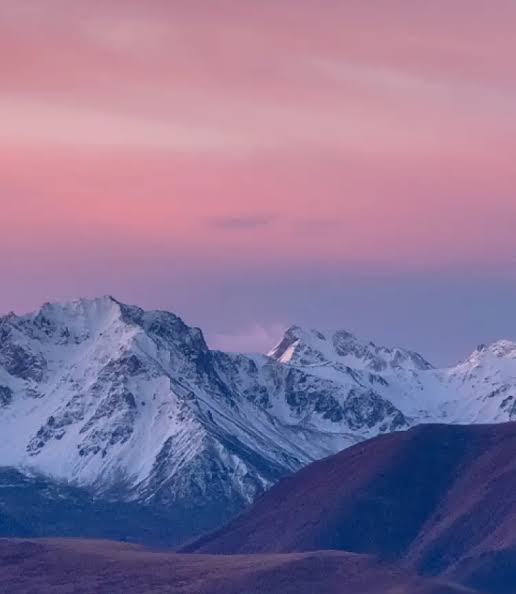
#> input picture LAB/Input/ex17.jpg, 516 x 594 px, found by its file name
$ python e17.py   (older library calls are emulated)
#> lines starting #> are read from the running program, lines starting #| are printed output that depends on the picture
import cv2
import matplotlib.pyplot as plt

img = cv2.imread("./Input/ex17.jpg", 0)
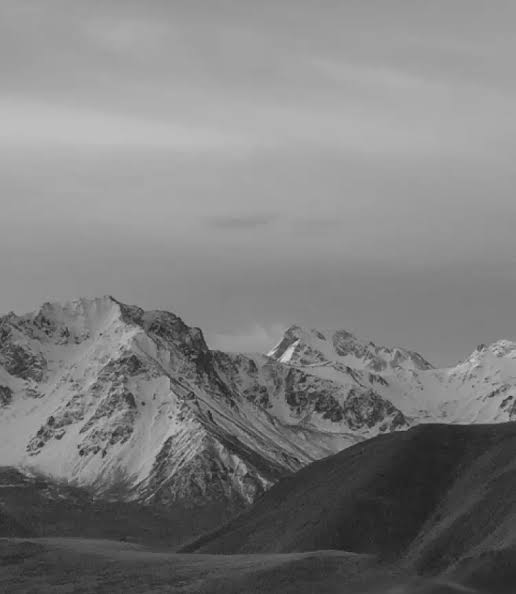
#> img: shape (594, 516); min 31, max 217, mean 126

sobel_x = cv2.Sobel(img, cv2.CV_64F, 1, 0, ksize=3)
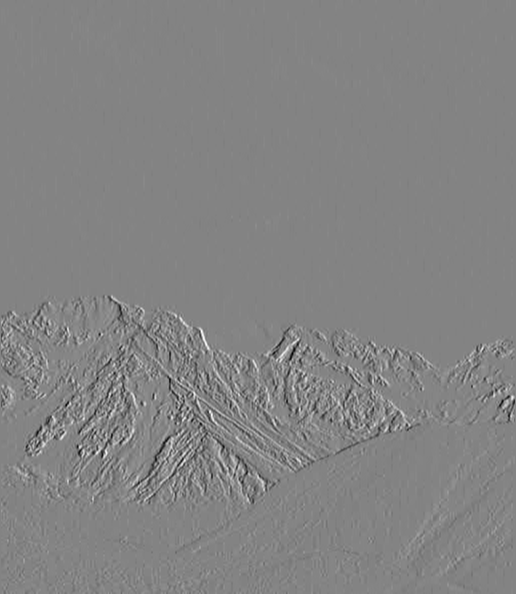
#> sobel_x: shape (594, 516) float64; min -355, max 332, mean -0.1; drawn with min black and max white
sobel_x = cv2.convertScaleAbs(sobel_x)
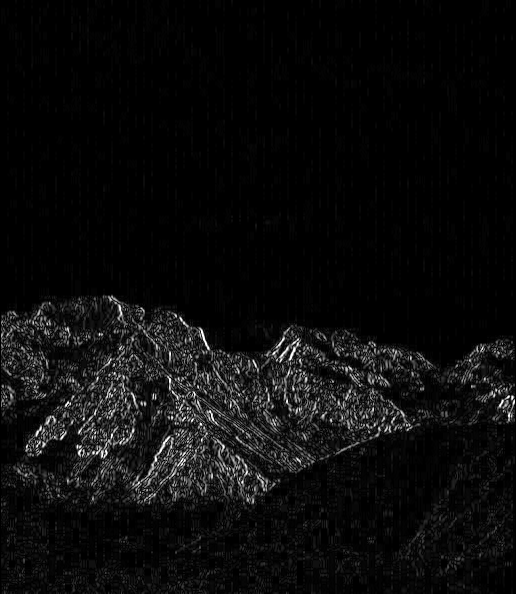
#> sobel_x: shape (594, 516); min 0, max 255, mean 12.1

plt.imshow(sobel_x, cmap="gray")
plt.title("Sobel X")
plt.axis("off")
plt.show()

$ run again, with LAB/Input/ex1.jpg copied over LAB/Input/ex17.jpg
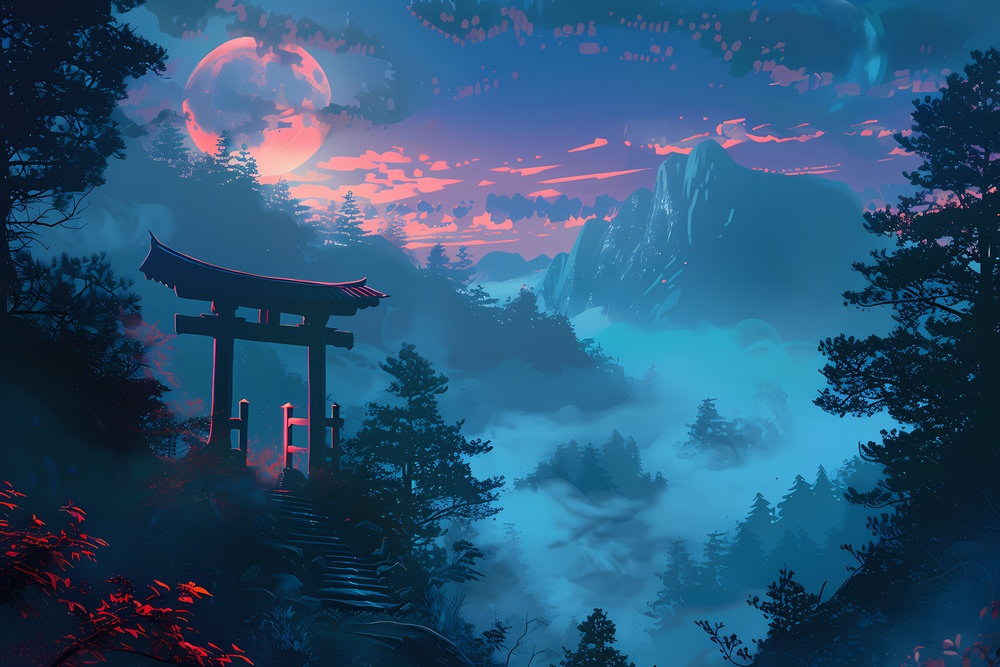
#> input picture LAB/Input/ex1.jpg, 1000 x 667 px, shrunk from 5376 x 3584 before the run, found by its file name
#> `img = cv2.imread("./Input/ex17.jpg", 0)`:
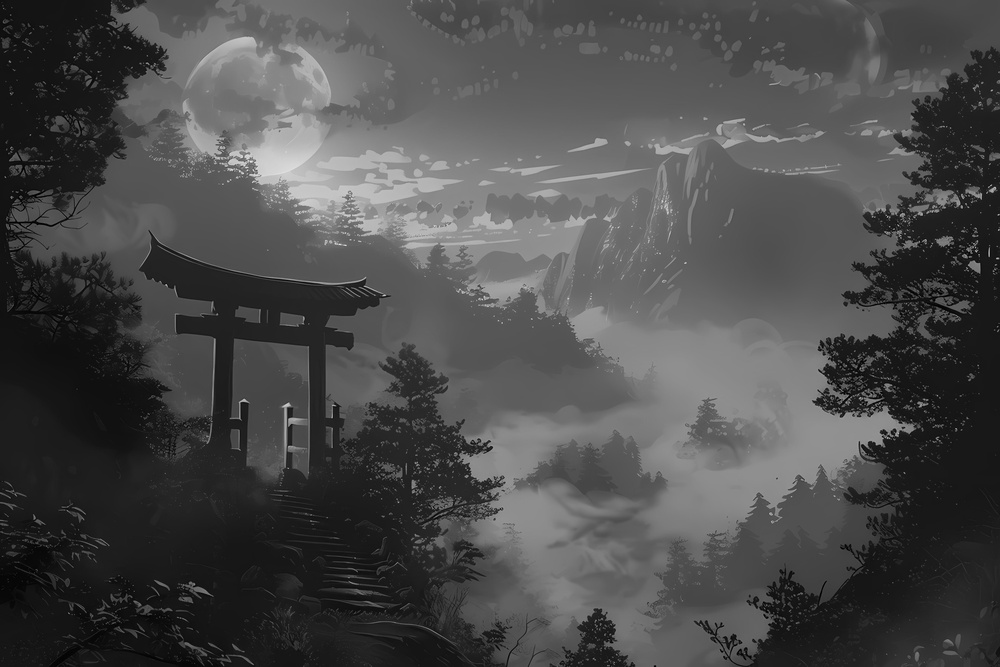
#> img: shape (667, 1000); min 0, max 232, mean 75.4
#> `sobel_x = cv2.convertScaleAbs(sobel_x)`:
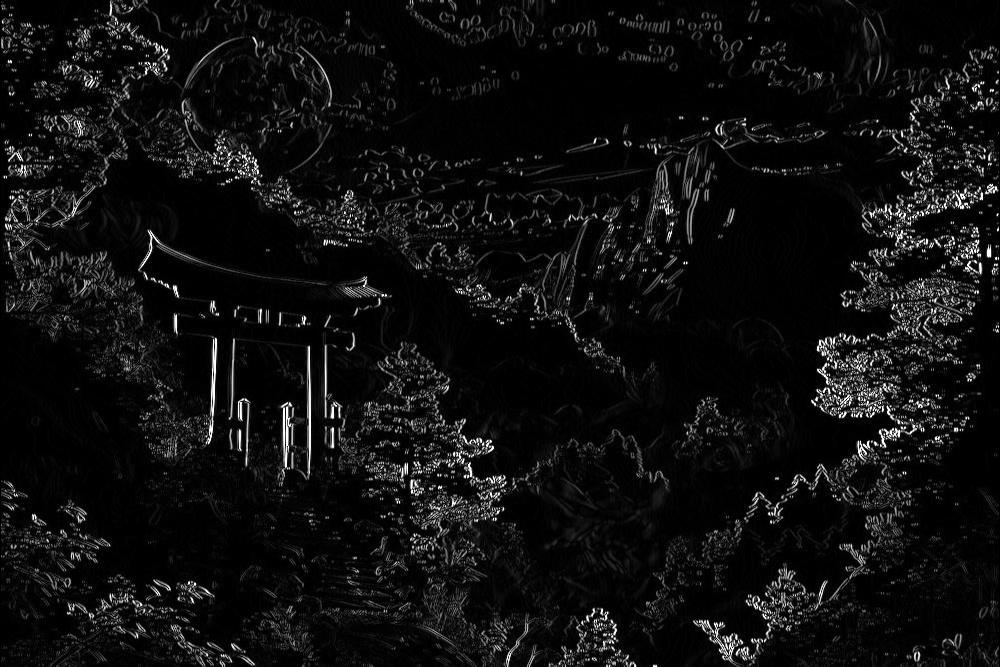
#> sobel_x: shape (667, 1000); min 0, max 255, mean 15.5

$ run again, with LAB/Input/ex10.jpg copied over LAB/Input/ex17.jpg
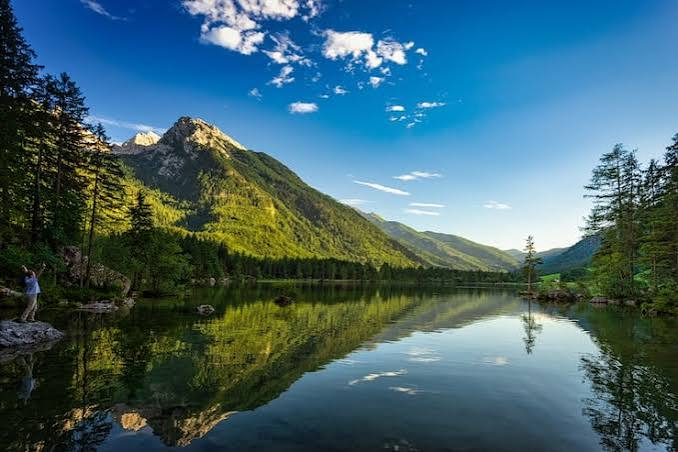
#> input picture LAB/Input/ex10.jpg, 678 x 452 px, found by its file name
#> `img = cv2.imread("./Input/ex17.jpg", 0)`:
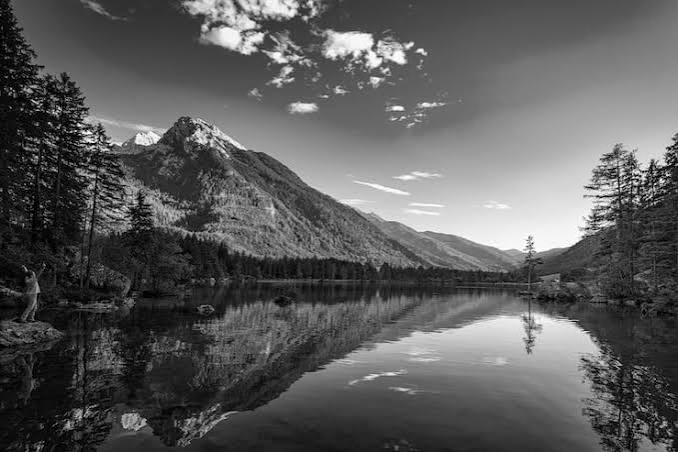
#> img: shape (452, 678); min 0, max 255, mean 92
#> `sobel_x = cv2.convertScaleAbs(sobel_x)`:
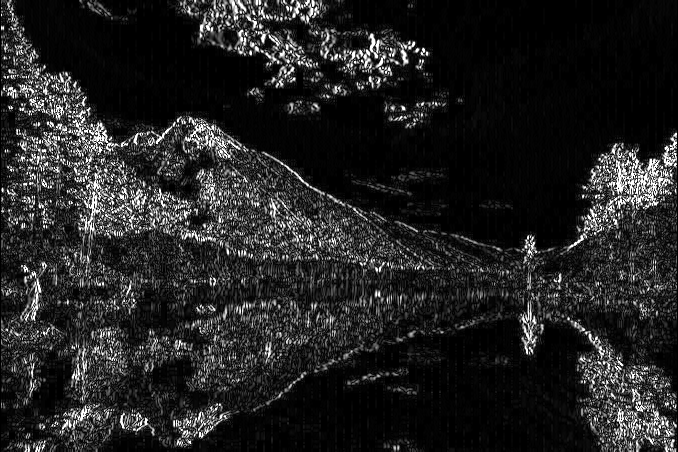
#> sobel_x: shape (452, 678); min 0, max 255, mean 35

$ run again, with LAB/Input/ex11.jpg copied over LAB/Input/ex17.jpg
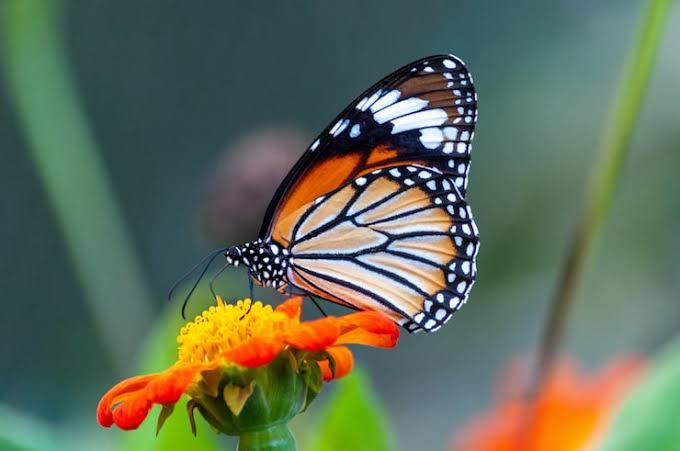
#> input picture LAB/Input/ex11.jpg, 680 x 451 px, found by its file name
#> `img = cv2.imread("./Input/ex17.jpg", 0)`:
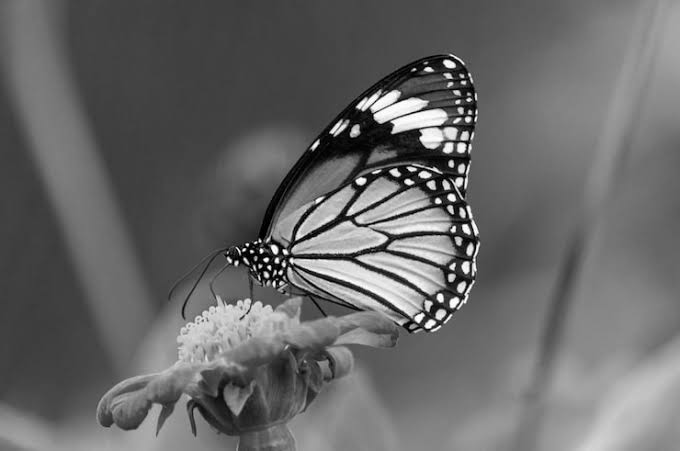
#> img: shape (451, 680); min 0, max 255, mean 103.6
#> `sobel_x = cv2.convertScaleAbs(sobel_x)`:
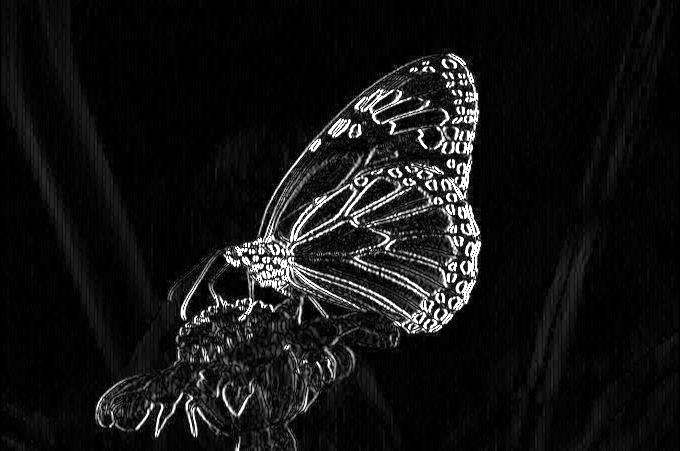
#> sobel_x: shape (451, 680); min 0, max 255, mean 19.8
